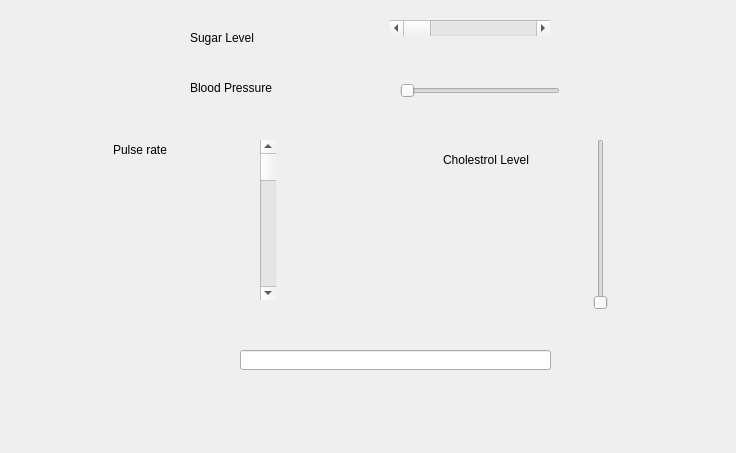
<?xml version="1.0" encoding="UTF-8"?>
<ui version="4.0">
 <class>Dialog</class>
 <widget class="QDialog" name="Dialog">
  <property name="geometry">
   <rect>
    <x>0</x>
    <y>0</y>
    <width>736</width>
    <height>453</height>
   </rect>
  </property>
  <property name="windowTitle">
   <string>Dialog</string>
  </property>
  <widget class="QScrollBar" name="horizontalScrollBarSugarLevel">
   <property name="geometry">
    <rect>
     <x>390</x>
     <y>20</y>
     <width>160</width>
     <height>16</height>
    </rect>
   </property>
   <property name="orientation">
    <enum>Qt::Horizontal</enum>
   </property>
  </widget>
  <widget class="QScrollBar" name="verticalScrollBarPulseRate">
   <property name="geometry">
    <rect>
     <x>260</x>
     <y>140</y>
     <width>16</width>
     <height>160</height>
    </rect>
   </property>
   <property name="orientation">
    <enum>Qt::Vertical</enum>
   </property>
  </widget>
  <widget class="QSlider" name="horizontalSliderBloodPressure">
   <property name="geometry">
    <rect>
     <x>400</x>
     <y>80</y>
     <width>160</width>
     <height>22</height>
    </rect>
   </property>
   <property name="orientation">
    <enum>Qt::Horizontal</enum>
   </property>
  </widget>
  <widget class="QSlider" name="verticalSliderCholestrolLevel">
   <property name="geometry">
    <rect>
     <x>590</x>
     <y>139</y>
     <width>22</width>
     <height>171</height>
    </rect>
   </property>
   <property name="orientation">
    <enum>Qt::Vertical</enum>
   </property>
  </widget>
  <widget class="QLineEdit" name="lineEditResult">
   <property name="geometry">
    <rect>
     <x>240</x>
     <y>350</y>
     <width>311</width>
     <height>20</height>
    </rect>
   </property>
  </widget>
  <widget class="QLabel" name="label">
   <property name="geometry">
    <rect>
     <x>190</x>
     <y>30</y>
     <width>131</width>
     <height>16</height>
    </rect>
   </property>
   <property name="text">
    <string>Sugar Level</string>
   </property>
  </widget>
  <widget class="QLabel" name="label_2">
   <property name="geometry">
    <rect>
     <x>190</x>
     <y>80</y>
     <width>121</width>
     <height>16</height>
    </rect>
   </property>
   <property name="text">
    <string>Blood Pressure</string>
   </property>
  </widget>
  <widget class="QLabel" name="label_3">
   <property name="geometry">
    <rect>
     <x>113</x>
     <y>140</y>
     <width>101</width>
     <height>20</height>
    </rect>
   </property>
   <property name="text">
    <string>Pulse rate</string>
   </property>
  </widget>
  <widget class="QLabel" name="label_4">
   <property name="geometry">
    <rect>
     <x>443</x>
     <y>150</y>
     <width>111</width>
     <height>20</height>
    </rect>
   </property>
   <property name="text">
    <string>Cholestrol Level</string>
   </property>
  </widget>
 </widget>
 <resources/>
 <connections/>
</ui>
